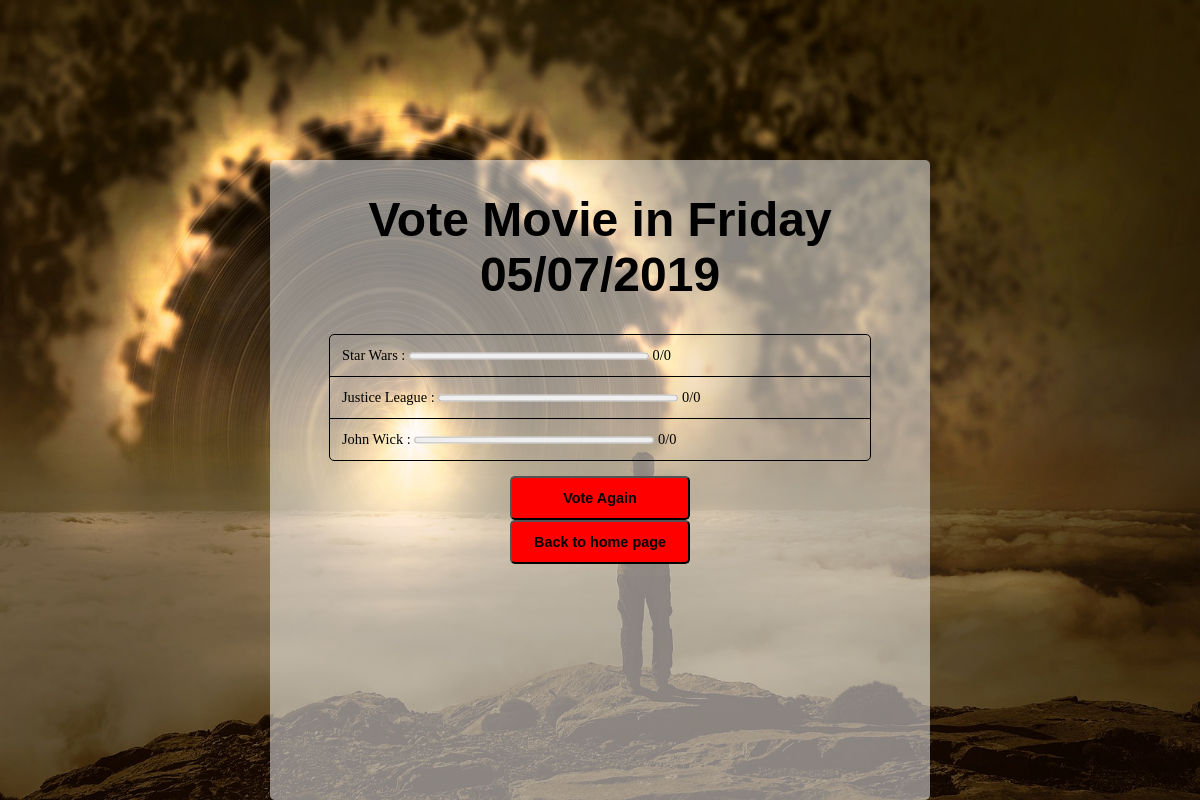
/moviepoll/1/results/, run on an earlier commit of the app's database.
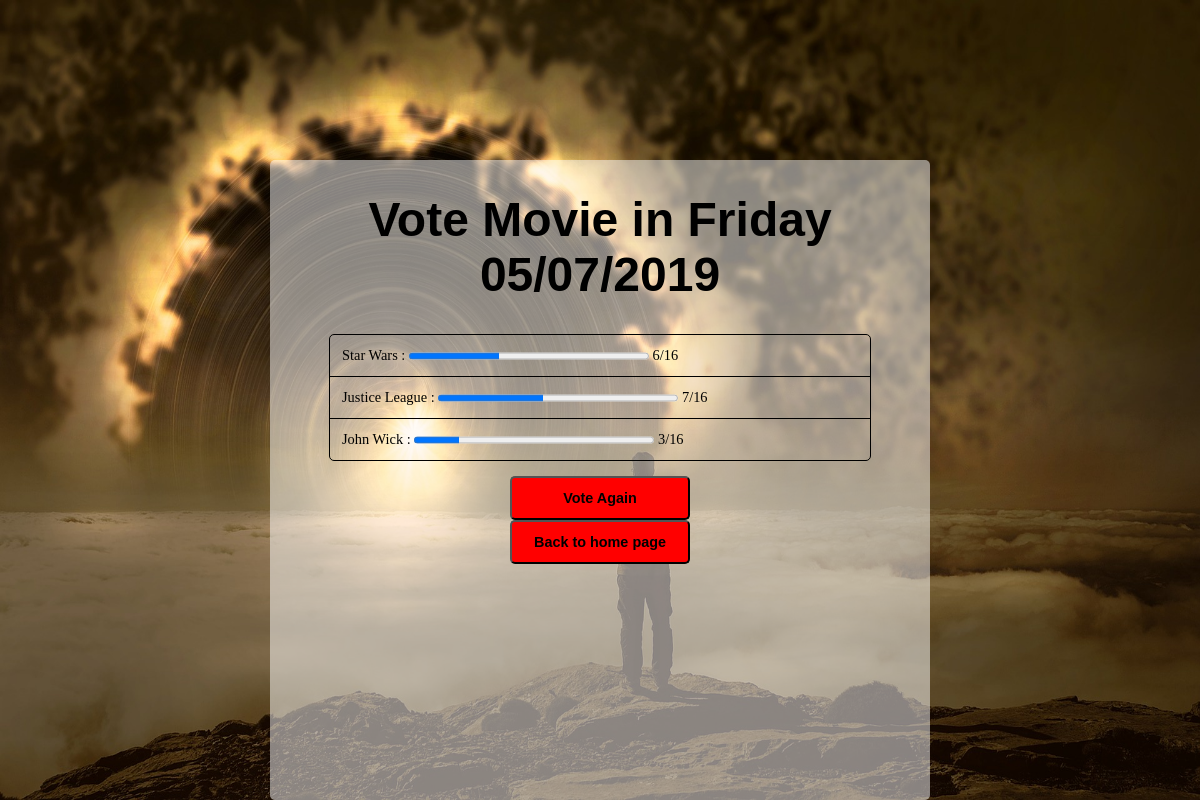
And on a later commit of the database.
### moviepoll/models.py (models this page shows, shortened)
class Choice(models.Model):
    question = models.ForeignKey(Question, on_delete=models.CASCADE)
    choice_text = models.CharField(max_length=200)
    votes = models.IntegerField(default=0)

### moviepoll/views.py (the view)
# urls.py: path('<int:question_id>/results/', views.results, name='results'),
def results(request, question_id):
    question = get_object_or_404(Question, pk=question_id)
    total = 0
    for choice in question.choice_set.all():
        total += choice.votes
    my_dict = {
        'question':question,
        'value':total,
    }
    return render(request, 'results.html', my_dict)

### templates/results.html (shortened to what this page needs)
<!DOCTYPE html>
<html lang="en">
    <head>
        {% load static %}
        <link rel="stylesheet" href="{% static 'css/style.css' %}">
    </head>
    <body id="results">
        <div class="home index">
            <h1>{{question.question_text}}</h1>
            <ul>
                {% for choice in question.choice_set.all %}
                <li>
                    {{choice.choice_text}} :
                    <progress style="width:20vw" value="{{choice.votes}}" max="{{value}}"></progress>
                    {{choice.votes}}/{{value}}
                </li>
                {% endfor %}
            </ul>
            <a href="{% url 'detail' question.id %}"><button>Vote Again</button></a>
            <a href="{% url 'home' %}"><button>Back to home page</button></a>
        </div>
    </body>
</html>

What changed in the data, as far as the page shows it:
changed Choice "Star Wars": votes "0" → "6"; votes "0" → "16"
changed Choice "Justice League": votes "0" → "7"; votes "0" → "16"
changed Choice "John Wick": votes "0" → "3"; votes "0" → "16"
